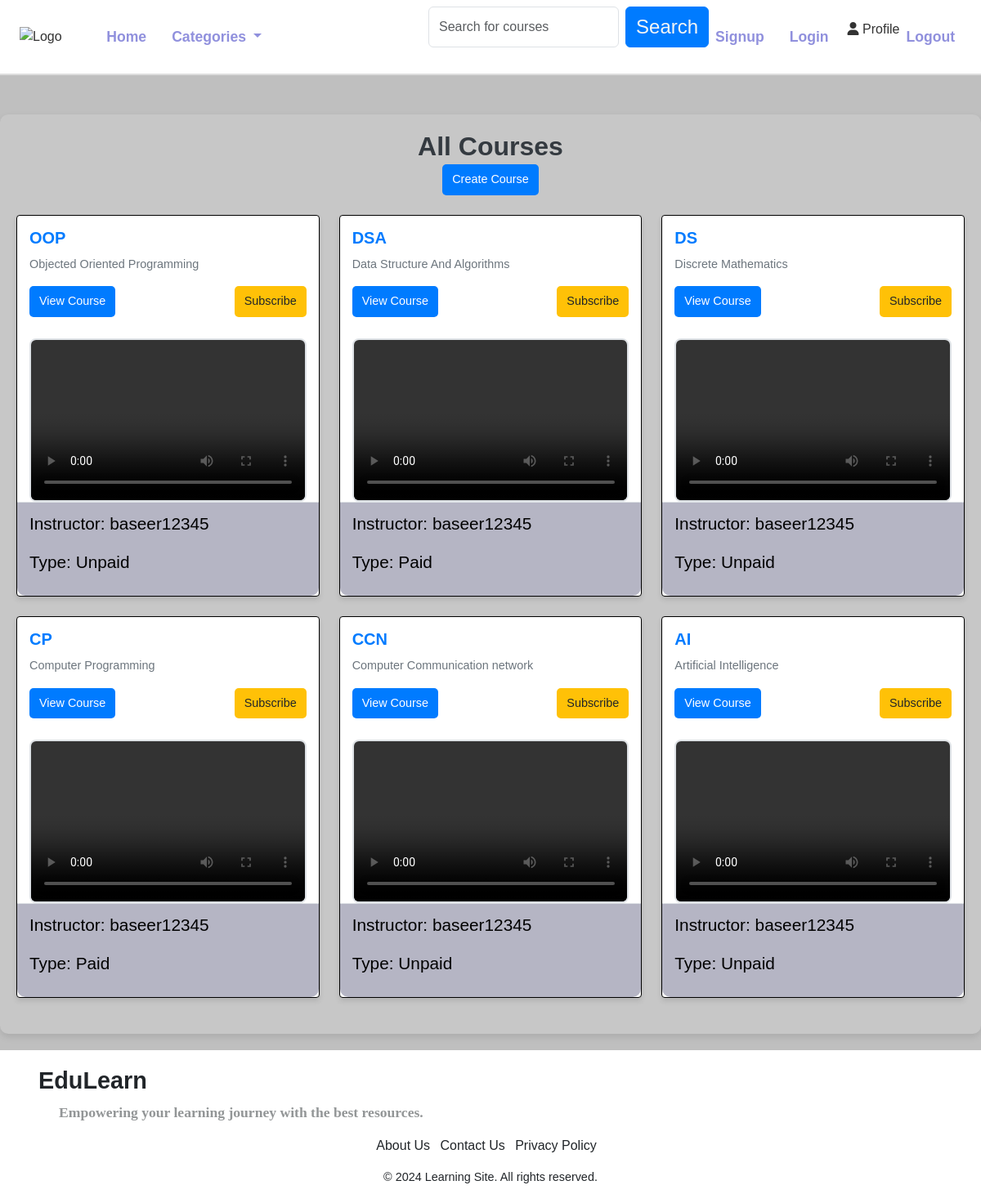
Page / (signed in) on the committed database.
### course_instructor/models.py (models this page shows)
class Course(models.Model):
    COURSE_TYPE_CHOICES = [
        ('paid', 'Paid'),
        ('unpaid', 'Unpaid'),
    ]
    title = models.CharField(max_length=255)
    description = models.TextField()
    duration = models.DurationField(default=timedelta(days=30))
    instructor = models.ForeignKey(User, on_delete=models.CASCADE, related_name='courses_taught')
    course_type = models.CharField(max_length=10, choices=COURSE_TYPE_CHOICES, default='unpaid')
    created_at = models.DateTimeField(auto_now_add=True)
    updated_at = models.DateTimeField(auto_now=True)
    price = models.DecimalField(max_digits=10, decimal_places=2, default=0.00)  # New attribute

### main/views.py (the view)
# urls.py: path("",views.main_page,name='main_page'),
@login_required
def main_page(request):
    query = request.GET.get('q', '').strip()  # Get the search query from the URL, strip whitespace
    if request.user.profile_main.role == 'instructor':
        courses = Course.objects.filter(instructor=request.user)
    else:
        courses = Course.objects.all()
    if query:
        courses = courses.filter(title__icontains=query)
    return render(request, 'main_page.html', {'courses': courses, 'query': query})

### template/main_page.html (shortened to what this page needs)
{% extends "layout.html" %}
{% load static %}
{% block content %}
<main class="container mt-5 ma_p">
  <h1 class="mb-4 text-center">
    {% if selected_type == 'paid' %}
    Paid Courses
    {% elif selected_type == 'unpaid' %}
    Unpaid Courses
    {% else %}
    All Courses
    {% if user.profile_main.role == 'instructor' %}
    <div class="mb-3">
      <a href="{% url 'create_course' %}" class="btn btn-primary">Create Course</a>
    </div>
    {% endif %}
    {% endif %}
  </h1>
  <div class="row">
    {% for course in courses %}
    <div class="col-md-4 mb-4">
      <div class="card h-100">
        <div class="card-body">
          <h3 class="card-title">{{ course.title }}</h3>
          <p class="card-text">{{ course.description|truncatewords:20 }}</p>
          <div class="d-flex justify-content-between mb-3">
            <a href="{% url 'course_detail' course.id %}" class="btn btn-primary btn-sm">View Course</a>
            <a href="{% url 'subscribe' course.title course.course_type %}" class="btn btn-warning btn-sm">Subscribe</a>
          </div>
          {% with course.contents.all|default_if_none:""|slice:":1" as first_video %}
          {% if first_video %}
          <div>
            <video controls>
              <source src="{{ first_video.0.video.url }}" type="video/mp4">
            </video>
          </div>
          {% endif %}
          {% endwith %}
        </div>
        <div class="card-footer ">
          <p>Instructor: {{ course.instructor }}</p>
          <p>Type: {{ course.get_course_type_display }}</p>
        </div>
      </div>
    </div>
    {% empty %}
    <p class="text-center col-12">No courses available in this category.</p>
    {% endfor %}
  </div>
</main>
{% endblock %}

### static/style.css (style rules this page uses)
body { font-family: Arial, sans-serif; margin: 0; padding: 0; background-color: #f4f4f4; color: #333; }
p { font-size: 1rem; }
body { font-family: 'Arial', sans-serif; background-color: rgb(191, 191, 191); margin: 0; padding: 0; }
.ma_p { background-color: rgb(199, 199, 199); max-width: 1200px; margin: 20px auto; padding: 20px; border-radius: 10px; box-shadow: 0 4px 8px rgba(0, 0, 0, 0.1); }
.ma_p h1.text-center { text-align: center; font-size: 2rem; font-weight: bold; color: #343a40; margin: 0; }
.ma_p .d-flex { display: flex; }
.ma_p .btn { font-size: 0.9rem; padding: 8px 12px; border-radius: 5px; transition: background-color 0.2s ease-in-out, color 0.2s ease-in-out; }
.ma_p .btn-primary { background-color: #007bff; color: white; border: none; }
.ma_p .btn-warning { background-color: #ffc107; color: #212529; border: none; }
.ma_p .card { border: 1px solid black; border-radius: 4px; box-shadow: 0 4px 6px rgba(0, 0, 0, 0.1); transition: transform 0.2s ease-in-out, box-shadow 0.2s ease-in-out; }
.ma_p .card-body { padding: 15px; height: 350px; }
.ma_p .card-title { font-size: 1.25rem; font-weight: bold; color: #007bff; margin-bottom: 10px; }
.ma_p .card-text { font-size: 0.9rem; color: #6c757d; }
.ma_p video { width: 100%; height: 200px; border-radius: 8px; border: 2px solid #dee2e6; margin-top: 10px; object-fit: cover; overflow: hidden; }
.ma_p .card-footer { background-color: #b0b0c0ee; color: black; padding: 10px 15px; border-top: 1px solid #dee2e6; border-radius: 0 0 10px 10px; }
.ma_p .card-footer p { font-size: 1.3rem; }

### rows in the picture
Course: title "OOP", description "Objected Oriented Programming", instructor "baseer12345", course_type "Unpaid"
Course: title "DSA", description "Data Structure And Algorithms", instructor "baseer12345", course_type "Paid"
Course: title "DS", description "Discrete Mathematics", instructor "baseer12345", course_type "Unpaid"
Course: title "CP", description "Computer Programming", instructor "baseer12345", course_type "Paid"
Course: title "CCN", description "Computer Communication network", instructor "baseer12345", course_type "Unpaid"
Course: title "AI", description "Artificial Intelligence", instructor "baseer12345", course_type "Unpaid"
